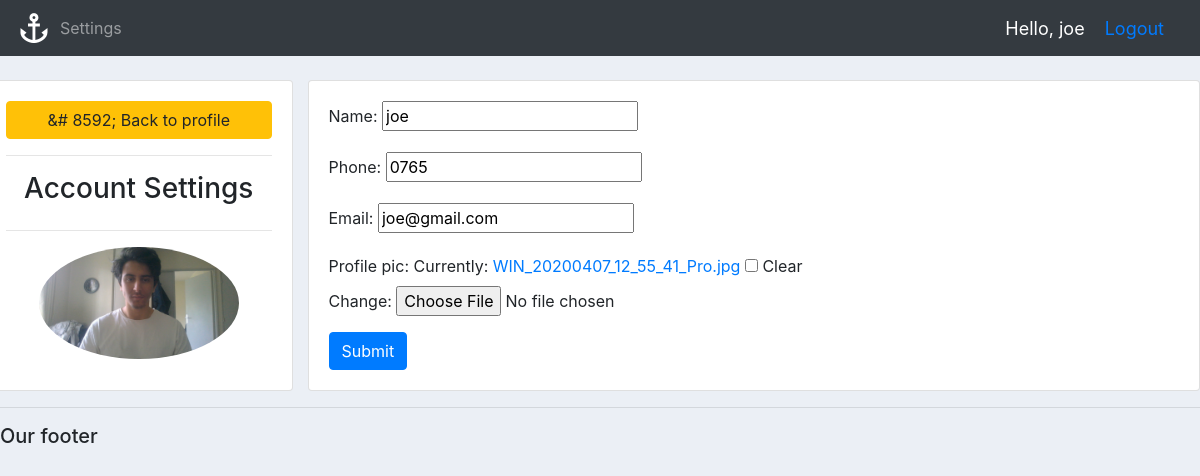
/account/ (signed in), run on the app's committed database.
### accounts/models.py (models this page shows, shortened)
class Customer(models.Model):
    user = models.OneToOneField(User,blank=True,  null=True, on_delete=models.CASCADE)
    name = models.CharField(max_length=200, null=True)
    phone = models.CharField(max_length=200, null=True)
    email = models.CharField(max_length=200, null=True)
    date_created = models.DateTimeField(auto_now_add=True, null=True)
    profile_pic = models.ImageField(default= "profile1.png", null=True, blank=True)

### accounts/decorators.py (the view)
        def wrapper_func(request, *args, **kwargs):
            group = None
            if request.user.groups.exists():
                group = request.user.groups.all()[0].name
            if group in allowed_roles:
                return view_func(request, *args, **kwargs)
            return HttpResponse('You are not authorized to view this page')

### accounts/forms.py
class CustomerForm(ModelForm):
    class Meta:
        model = Customer
        fields = '__all__'
        exclude = ['user']

### accounts/views.py (called while the page is built)
@login_required(login_url='login')
@allowed_users(allowed_roles=['customer'])
def accountSettings(request):
    customer = request.user.customer
    form = CustomerForm(instance=customer)
    if request.method == 'POST':
        form = CustomerForm(request.POST, request.FILES, instance=customer)
        if form.is_valid():
            form.save()
    context={'form': form}
    return render(request, 'accounts/account_settings.html', context)

### accounts/templates/accounts/account_settings.html (shortened to what this page needs)
{% extends 'accounts/main.html' %}
{% load static %}
{% block content %}
<br>
<div class="row">
    <div class="card card-body">
        <a class="btn btn-warning" href="{% url 'home' %}">&# 8592; Back to profile</a>
        <hr>
        <h3 style="text-align: center;">Account Settings</h3>
        <hr>
        <img src="{{ request.user.customer.profile_pic.url }}" class="profile-pic">
    </div>
    <div class="col-md-9">
        <div class="card card-body">
            <form action="" method="POST" enctype="multipart/form-data">
                {{form.as_p}}
                <input type="submit" name="Update Information" class="btn btn-primary">
            </form>
        </div>
    </div>
</div>
{% endblock%}

### accounts/templates/accounts/navbar.html (shortened to what this page needs)
{% load static%}
<nav class="navbar navbar-expand-lg navbar-dark bg-dark">
    <img src="{% static 'images/logo.png' %}" alt="">
    <div class="collapse navbar-collapse" id="navbarNav">
        <ul class="navbar-nav">
            {% if request.user.is_staff %}
                <li class="nav-item active">
                    <a class="nav-link" href="{% url 'home' %}">Dashboard</a>
                </li>
                <li class="nav-item">
                    <a class="nav-link" href="{% url 'products' %}">Products</a>
                </li>
            {% else %}
            <li class="nav-item">
                <a class="nav-link" href="{% url 'account' %}">Settings</a>
            </li>
            {% endif %}
        </ul>
    </div>
    <span class="hello-msg">
        Hello, {{request.user}}
    </span>
    <span class="hello-msg">
        <a href="{% url 'logout' %}">Logout</a>
    </span>
</nav>

### static/css/main.css (style rules this page uses)
body { background-color: #ebeff5; }

### accounts/templates/accounts/navbar.html (style rules this page uses)
.hello-msg { font-size: 18px; color: #ffff; margin-right: 20px; }

### accounts/templates/accounts/account_settings.html (style rules this page uses)
.profile-pic { max-width: 200px; max-height: 200px; margin: 0 auto; border-radius: 50%; }

### data on the page
Customer: name "joe", phone "0765", email "joe@gmail.com"

### other printed values
{{ request.user }} "joe"
